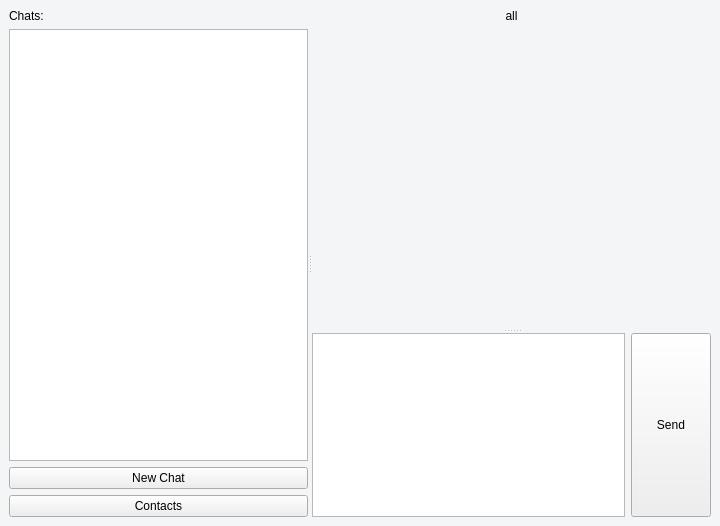
<?xml version="1.0" encoding="UTF-8"?>
<ui version="4.0">
 <class>MainWindow</class>
 <widget class="QMainWindow" name="MainWindow">
  <property name="geometry">
   <rect>
    <x>0</x>
    <y>0</y>
    <width>720</width>
    <height>526</height>
   </rect>
  </property>
  <property name="windowTitle">
   <string>Hanita</string>
  </property>
  <property name="autoFillBackground">
   <bool>false</bool>
  </property>
  <property name="styleSheet">
   <string notr="true">QMainWindow {
	background-color: #F4F5F6;
}
QScrollBar:vertical {
     border: none;
     background: #F4F5F6;
     width: 8px;
     margin: 0;
 }
 QScrollBar::handle:vertical {
	border: 1px solid #F3F4F5;
	border-radius: 4px;
     background: lightgrey;
     min-height: 20px;
 }
QScrollBar::add-line:vertical {
     border: none;
     background: #F4F5F6;
     height: 20px;
     subcontrol-position: bottom;
     subcontrol-origin: margin;
 }

 QScrollBar::sub-line:vertical {
     border: none;
     background: #F4F5F6;
     height: 20px;
     subcontrol-position: top;
     subcontrol-origin: margin;
 }
 

 QScrollBar::add-page:vertical, QScrollBar::sub-page:vertical {
     background: none;
 }</string>
  </property>
  <widget class="QWidget" name="centralwidget">
   <property name="autoFillBackground">
    <bool>false</bool>
   </property>
   <layout class="QHBoxLayout" name="horizontalLayout_3">
    <item>
     <widget class="QSplitter" name="splitter_2">
      <property name="orientation">
       <enum>Qt::Horizontal</enum>
      </property>
      <widget class="QWidget" name="horizontalLayoutWidget_2">
       <layout class="QVBoxLayout" name="verticalLayout_2">
        <property name="sizeConstraint">
         <enum>QLayout::SetMinAndMaxSize</enum>
        </property>
        <item>
         <widget class="QLabel" name="label">
          <property name="text">
           <string>Chats:</string>
          </property>
         </widget>
        </item>
        <item>
         <widget class="QListWidget" name="lw_list_chats">
          <property name="sizePolicy">
           <sizepolicy hsizetype="Expanding" vsizetype="Expanding">
            <horstretch>1</horstretch>
            <verstretch>0</verstretch>
           </sizepolicy>
          </property>
          <property name="minimumSize">
           <size>
            <width>200</width>
            <height>300</height>
           </size>
          </property>
          <property name="maximumSize">
           <size>
            <width>300</width>
            <height>16777215</height>
           </size>
          </property>
         </widget>
        </item>
        <item>
         <widget class="QPushButton" name="pb_main_newchat">
          <property name="sizePolicy">
           <sizepolicy hsizetype="Preferred" vsizetype="Fixed">
            <horstretch>1</horstretch>
            <verstretch>0</verstretch>
           </sizepolicy>
          </property>
          <property name="text">
           <string>New Chat</string>
          </property>
         </widget>
        </item>
        <item>
         <widget class="QPushButton" name="pb_main_contacts">
          <property name="text">
           <string>Contacts</string>
          </property>
         </widget>
        </item>
       </layout>
      </widget>
      <widget class="QSplitter" name="splitter">
       <property name="orientation">
        <enum>Qt::Vertical</enum>
       </property>
       <widget class="QWidget" name="verticalLayoutWidget">
        <layout class="QVBoxLayout" name="verticalLayout">
         <item>
          <widget class="QLabel" name="ql_current_chat">
           <property name="text">
            <string>all</string>
           </property>
           <property name="textFormat">
            <enum>Qt::PlainText</enum>
           </property>
           <property name="alignment">
            <set>Qt::AlignCenter</set>
           </property>
          </widget>
         </item>
         <item>
          <widget class="QTextEdit" name="te_list_msg">
           <property name="sizePolicy">
            <sizepolicy hsizetype="Expanding" vsizetype="Expanding">
             <horstretch>1</horstretch>
             <verstretch>1</verstretch>
            </sizepolicy>
           </property>
           <property name="minimumSize">
            <size>
             <width>0</width>
             <height>300</height>
            </size>
           </property>
           <property name="palette">
            <palette>
             <active>
              <colorrole role="Base">
               <brush brushstyle="SolidPattern">
                <color alpha="255">
                 <red>244</red>
                 <green>245</green>
                 <blue>246</blue>
                </color>
               </brush>
              </colorrole>
             </active>
             <inactive>
              <colorrole role="Base">
               <brush brushstyle="SolidPattern">
                <color alpha="255">
                 <red>244</red>
                 <green>245</green>
                 <blue>246</blue>
                </color>
               </brush>
              </colorrole>
             </inactive>
             <disabled>
              <colorrole role="Base">
               <brush brushstyle="SolidPattern">
                <color alpha="255">
                 <red>255</red>
                 <green>255</green>
                 <blue>255</blue>
                </color>
               </brush>
              </colorrole>
             </disabled>
            </palette>
           </property>
           <property name="autoFillBackground">
            <bool>true</bool>
           </property>
           <property name="frameShape">
            <enum>QFrame::NoFrame</enum>
           </property>
           <property name="frameShadow">
            <enum>QFrame::Plain</enum>
           </property>
           <property name="lineWidth">
            <number>1</number>
           </property>
           <property name="midLineWidth">
            <number>0</number>
           </property>
           <property name="verticalScrollBarPolicy">
            <enum>Qt::ScrollBarAsNeeded</enum>
           </property>
           <property name="undoRedoEnabled">
            <bool>false</bool>
           </property>
           <property name="readOnly">
            <bool>true</bool>
           </property>
          </widget>
         </item>
        </layout>
       </widget>
       <widget class="QWidget" name="horizontalLayoutWidget">
        <layout class="QHBoxLayout" name="horizontalLayout">
         <property name="sizeConstraint">
          <enum>QLayout::SetMinAndMaxSize</enum>
         </property>
         <item>
          <widget class="QTextEdit" name="te_input_msg">
           <property name="maximumSize">
            <size>
             <width>16777215</width>
             <height>200</height>
            </size>
           </property>
          </widget>
         </item>
         <item>
          <widget class="QPushButton" name="pb_send">
           <property name="sizePolicy">
            <sizepolicy hsizetype="Minimum" vsizetype="Expanding">
             <horstretch>0</horstretch>
             <verstretch>0</verstretch>
            </sizepolicy>
           </property>
           <property name="maximumSize">
            <size>
             <width>16777215</width>
             <height>200</height>
            </size>
           </property>
           <property name="cursor">
            <cursorShape>PointingHandCursor</cursorShape>
           </property>
           <property name="text">
            <string>Send</string>
           </property>
          </widget>
         </item>
        </layout>
       </widget>
      </widget>
     </widget>
    </item>
   </layout>
  </widget>
 </widget>
 <resources/>
 <connections/>
</ui>
